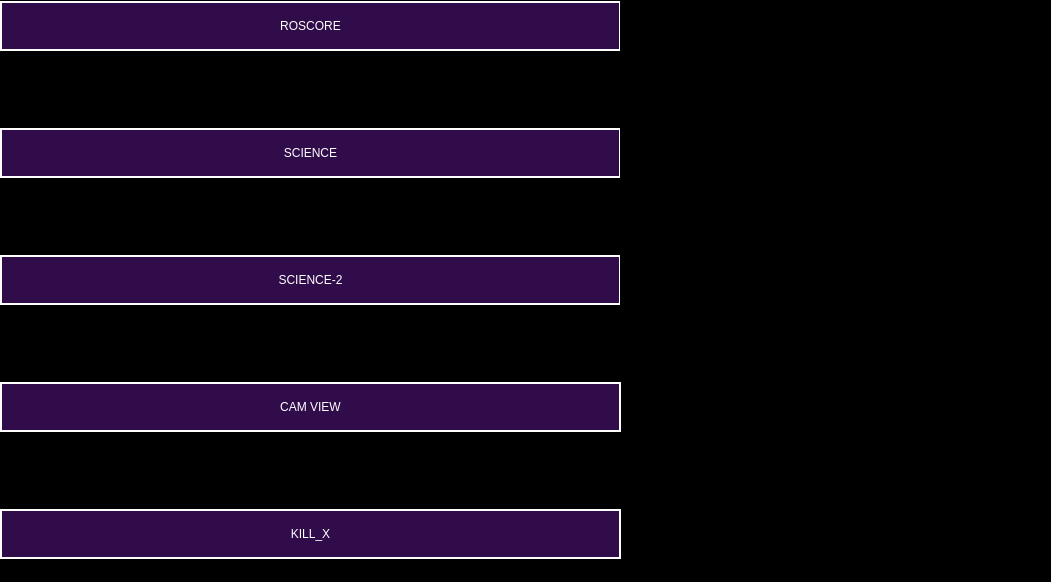
<?xml version="1.0" encoding="UTF-8"?>
<ui version="4.0">
 <class>MainWindow</class>
 <widget class="QMainWindow" name="MainWindow">
  <property name="geometry">
   <rect>
    <x>0</x>
    <y>0</y>
    <width>1051</width>
    <height>582</height>
   </rect>
  </property>
  <property name="windowTitle">
   <string>MainWindow</string>
  </property>
  <property name="styleSheet">
   <string notr="true">
background-color: rgb(0, 0, 0);</string>
  </property>
  <widget class="QWidget" name="centralwidget">
   <widget class="QWidget" name="layoutWidget">
    <property name="geometry">
     <rect>
      <x>0</x>
      <y>-70</y>
      <width>621</width>
      <height>701</height>
     </rect>
    </property>
    <layout class="QVBoxLayout" name="verticalLayout">
     <item>
      <widget class="QPushButton" name="roslaunch">
       <property name="minimumSize">
        <size>
         <width>0</width>
         <height>50</height>
        </size>
       </property>
       <property name="styleSheet">
        <string notr="true">background-color: rgb(49, 12, 74);
font: 75 23pt &quot;C059&quot;;
color:rgb(255,255,255);
border:2px solid white;</string>
       </property>
       <property name="text">
        <string>ROSCORE</string>
       </property>
      </widget>
     </item>
     <item>
      <widget class="QPushButton" name="science_plot">
       <property name="enabled">
        <bool>true</bool>
       </property>
       <property name="minimumSize">
        <size>
         <width>0</width>
         <height>50</height>
        </size>
       </property>
       <property name="styleSheet">
        <string notr="true">background-color: rgb(49, 12, 74);
font: 75 23pt &quot;C059&quot;;
color:rgb(255,255,255);
border:2px solid white;</string>
       </property>
       <property name="text">
        <string>SCIENCE</string>
       </property>
      </widget>
     </item>
     <item>
      <widget class="QPushButton" name="science_plot2">
       <property name="minimumSize">
        <size>
         <width>0</width>
         <height>50</height>
        </size>
       </property>
       <property name="styleSheet">
        <string notr="true">background-color: rgb(49, 12, 74);
font: 75 23pt &quot;C059&quot;;
color:rgb(255,255,255);
border:2px solid white;</string>
       </property>
       <property name="text">
        <string>SCIENCE-2</string>
       </property>
      </widget>
     </item>
     <item>
      <widget class="QPushButton" name="cam_view">
       <property name="minimumSize">
        <size>
         <width>0</width>
         <height>50</height>
        </size>
       </property>
       <property name="styleSheet">
        <string notr="true">background-color: rgb(49, 12, 74);
font: 75 23pt &quot;C059&quot;;
color:rgb(255,255,255);
border:2px solid white;</string>
       </property>
       <property name="text">
        <string>CAM VIEW</string>
       </property>
      </widget>
     </item>
     <item>
      <widget class="QPushButton" name="KILL_X">
       <property name="minimumSize">
        <size>
         <width>0</width>
         <height>50</height>
        </size>
       </property>
       <property name="styleSheet">
        <string notr="true">background-color: rgb(49, 12, 74);
font: 75 23pt &quot;C059&quot;;
color:rgb(255,255,255);
border:2px solid white;</string>
       </property>
       <property name="text">
        <string>KILL_X</string>
       </property>
      </widget>
     </item>
    </layout>
   </widget>
   <widget class="QLabel" name="label">
    <property name="geometry">
     <rect>
      <x>620</x>
      <y>0</y>
      <width>431</width>
      <height>381</height>
     </rect>
    </property>
    <property name="text">
     <string/>
    </property>
    <property name="pixmap">
     <pixmap>../../../../../../Downloads/Frame 10BLCK Bt 15(4).png</pixmap>
    </property>
   </widget>
  </widget>
  <widget class="QStatusBar" name="statusbar"/>
 </widget>
 <resources/>
 <connections/>
</ui>
